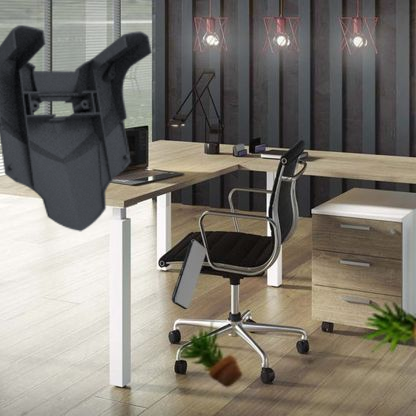
#> input picture Tarea8 - Segmentacion/imagen.png, 416 x 416 px, found by its file name
$ jupyter execute --allow-errors Tarea8.ipynb
#> lines starting #> are read from the running program, lines starting #| are printed output that depends on the picture; after the words box and inside, x2 and y2 are one past the last pixel; in counts of white or black regions, pixels touching at a corner belong together
# **TAREA 8 - VISIÓN DE MÁQUINA**

**Universidad Nacional de Colombia** <br>
**Maestría en Ingeniería - Automatización industrial**

Juan Sebastián Hernandez Reyes; Julián Felipe Molina Grisales

[cell 1]
from google.colab import drive
drive.mount('/content/drive')

[cell 2]
import matplotlib.pyplot as plt
import numpy as np

import cv2

from skimage.filters import threshold_multiotsu

[cell 3]
dir = '/content/drive/MyDrive/Colab Notebooks/Vision_Maquina/Tarea8 - Segmentacion/imagen.png'

img1 = cv2.imread(dir,0)
#> img1: shape (416, 416); min 0, max 254, mean 120.5

img1_C = cv2.cvtColor(cv2.imread(dir,1),cv2.COLOR_BGR2RGB)

fig, (ax1, ax2) = plt.subplots(1, 2,figsize=[20,10])
ax1.imshow(img1, cmap=plt.cm.gray),
ax1.set_title('Imagen 1')
ax2.imshow(img1_C, cmap=plt.cm.gray),
ax2.set_title('Imagen 1 - Color')
plt.show()

## 1. Implementar el algoritmo de umbralización multinivel de Otsu

---

---

[cell 4]
# Applying multi-Otsu threshold for the default value, generating
# three classes.
thresholds = threshold_multiotsu(img1)
#> thresholds = [98, 178]

# Using the threshold values, we generate the three regions.
regions = np.digitize(img1, bins=thresholds)
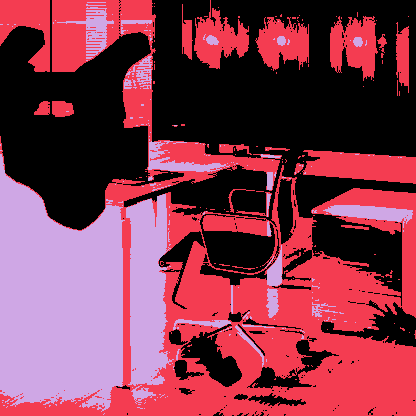
#> regions: shape (416, 416) int64; 3 distinct labels, from 0 to 2; one colour per label, 0 black

[cell 5]
fig, ax = plt.subplots(nrows=1, ncols=3, figsize=(20, 7))

# Plotting the original image.
ax[0].imshow(img1, cmap='gray')
ax[0].set_title('Original')
ax[0].axis('off')

# Plotting the histogram and the two thresholds obtained from
# multi-Otsu.
ravel = img1.ravel()
ax[1].hist(ravel, bins=255)
ax[1].set_title('Histogram')
for thresh in thresholds:
    ax[1].axvline(thresh, color='r')
#> this loop made 2 passes
#> thresh on passes 1 to 2: 98, 178

# Plotting the Multi Otsu result.
ax[2].imshow(regions, cmap='gray_r')
ax[2].set_title('Multi-Otsu result')
ax[2].axis('off')

plt.subplots_adjust()

plt.show()
#> figure, not shown here; panel 2: tallest bar 1878 high, from x = 69.73 to 70.72

## 2. Estudiar las técnicas de segmentación vistas hasta ahora al ser usadas en imágenes de su proyecto.
---

---

### Segmentación basada en umbrales

#### Umbralización

[cell 6]
# Imagenes gausianas
gray1 = cv2.GaussianBlur(img1, (7, 7), 3)

# Umbralización
t, dst1 = cv2.threshold(gray1, 0, 255, cv2.THRESH_BINARY | cv2.THRESH_TRIANGLE)
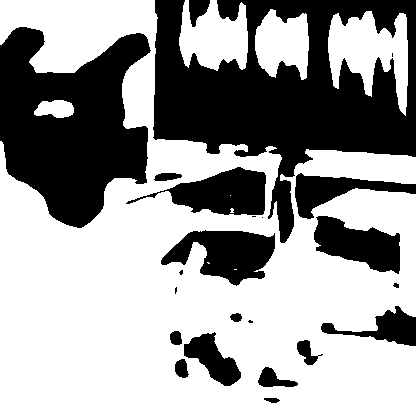
#> dst1: shape (416, 416); 61.8% white; 23 black regions (6 under 20 px), largest, box (x1, y1, x2, y2) and area: (153, 0, 416, 243) 29463, (0, 27, 151, 228) 19445, (161, 230, 275, 286) 3725
#> t = 88

fig, (ax1, ax2) = plt.subplots(1, 2,figsize=[20,10])
ax1.imshow(img1, cmap=plt.cm.gray)
ax1.set_title('Imagen 1')

ax2.imshow(dst1, cmap=plt.cm.gray)
ax2.set_title('Imagen 1 umbralizada')
plt.show()

#### Umbralización adaptativa

[cell 7]
# Imagenes gausianas
gray1 = cv2.medianBlur(img1, 5)

# Umbralización adaptativa
dst1 = cv2.adaptiveThreshold(gray1, 255, cv2.ADAPTIVE_THRESH_GAUSSIAN_C, cv2.THRESH_BINARY, 121, 20)
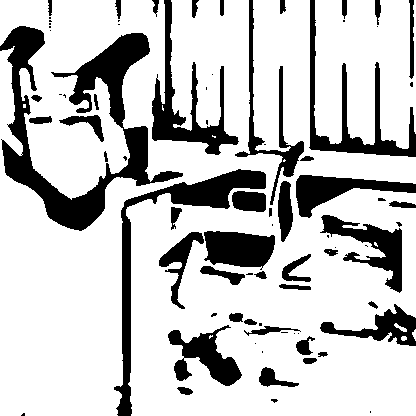
#> dst1: shape (416, 416); 77.5% white; 79 black regions (33 under 20 px)

fig, (ax1, ax2) = plt.subplots(1, 2,figsize=[20,10])
ax1.imshow(img1, cmap=plt.cm.gray)
ax1.set_title('Imagen 1')

ax2.imshow(dst1, cmap=plt.cm.gray)
ax2.set_title('Imagen 1 umbralizada')
plt.show()

### Segmentación basada en regiones

#### Contornos

[cell 8]
gray1 = cv2.GaussianBlur(img1, (7, 7), 3)

t, dst1 = cv2.threshold(gray1, 0, 255, cv2.THRESH_BINARY | cv2.THRESH_TRIANGLE)

# Contornos
contours, hierarchy = cv2.findContours(dst1, cv2.RETR_TREE, cv2.CHAIN_APPROX_NONE)
#> contours = 28 contours, 10 with area under 20; largest, box (x1, y1, x2, y2) and area: (0, 0, 416, 416) 107408, (328, 11, 408, 116) 4310, (160, 229, 276, 287) 3896, (125, 166, 267, 216) 3622, (179, 0, 248, 71) 3262

image = cv2.drawContours(img1, contours, -1, (0, 255, 0), 2, cv2.LINE_AA)

fig, ax = plt.subplots(figsize=(20, 7))
plt.imshow(image, cmap=plt.cm.gray)
plt.title('Imagen 1')
plt.show()

### Canny

[cell 9]
gray1 = img1
edged1 = cv2.Canny(gray1, 50, 150, apertureSize = 3)
#> edged1: shape (416, 416); 12% white in thin lines or dots

plt.subplot(221),plt.imshow(image, cmap=plt.cm.gray), plt.title('Imagen con contornos')
plt.subplot(222), plt.imshow(img1_C, cmap=plt.cm.gray), plt.title('Imagen original')
plt.subplot(223), plt.imshow(gray1, cmap=plt.cm.gray), plt.title('Imagen en escala de grises')
plt.subplot(224), plt.imshow(edged1, cmap=plt.cm.gray), plt.title('Imagen filtrada')


# Adjust the subplot layout, because the logit one may take more space
# than usual, due to labels
plt.subplots_adjust(top=1.1, bottom=-2.5, left=-0.5, right=1.5, hspace=0.25, wspace=0.25)

plt.show()

Para imagenes con líneas de poca longitud, no se logra el efecto deseado, esto se debe principalmente a la imagen obtenida con el filtro de Canny, la cual no es muy clara, ya que se ha perdido información.

### Watershed

[cell 10]
img1 = cv2.imread(dir,0)
gray1 = img1
ret, thresh = cv2.threshold(img1,0,255,cv2.THRESH_BINARY_INV+cv2.THRESH_OTSU)
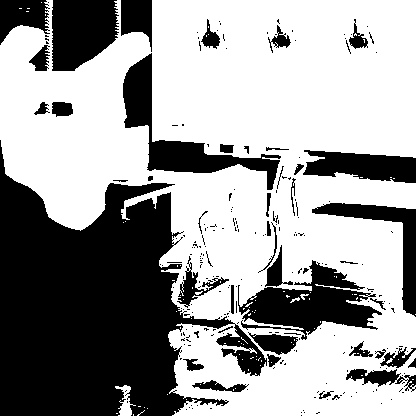
#> thresh: shape (416, 416); 61.5% white; 239 black regions (195 under 20 px), largest, box (x1, y1, x2, y2) and area: (0, 140, 267, 416) 38962, (238, 260, 382, 340) 5241, (123, 53, 281, 190) 4605
#> ret = 133

# Eliminación del ruido
kernel = np.ones((3,3),np.uint8)
opening = cv2.morphologyEx(thresh,cv2.MORPH_OPEN,kernel, iterations = 2)
#> opening: shape (416, 416); 58.5% white; 54 black regions (39 under 20 px), largest, box (x1, y1, x2, y2) and area: (0, 0, 416, 416) 65203, (312, 201, 416, 317) 2511, (346, 341, 416, 393) 1828

# Encuentra el área del fondo
sure_bg = cv2.dilate(opening,kernel,iterations=3)
#> sure_bg: shape (416, 416); 67.2% white; 24 black regions (10 under 20 px), largest, box (x1, y1, x2, y2) and area: (0, 162, 219, 416) 36038, (207, 248, 373, 373) 6701, (0, 0, 149, 68) 6233

# Encuentra el área del primer
dist_transform = cv2.distanceTransform(opening,cv2.DIST_L2,3)
ret, sure_fg = cv2.threshold(dist_transform,0.1*dist_transform.max(),255,0)
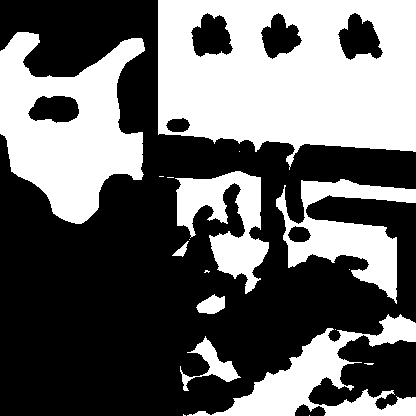
#> sure_fg: shape (416, 416) float32; 40.8% white; 18 white regions (10 under 20 px), largest, box (x1, y1, x2, y2) and area: (158, 0, 416, 170) 33177, (0, 32, 145, 224) 16277, (187, 314, 416, 416) 7457
#> ret = 5.83

# Encuentra la región desconocida (bordes)
sure_fg = np.uint8(sure_fg)
unknown = cv2.subtract(sure_bg,sure_fg)
#> unknown: shape (416, 416); 26.5% white; 11 white regions, largest, box (x1, y1, x2, y2) and area: (0, 0, 416, 416) 36270, (308, 335, 416, 410) 4029, (338, 13, 383, 60) 1210

# Etiquetado
ret, markers = cv2.connectedComponents(sure_fg)
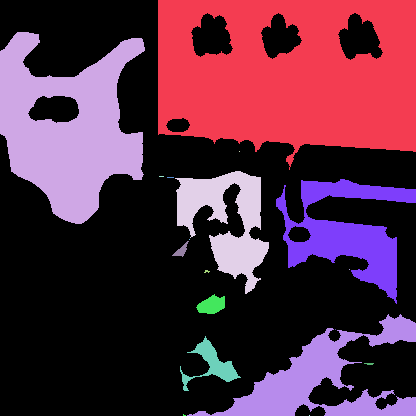
#> markers: shape (416, 416) int32; 19 distinct labels, from 0 to 18; one colour per label, 0 black
#> ret = 19

# Adiciona 1 a todas las etiquetas para asegurra que el fondo sea 1 en lugar de cero
markers = markers+1
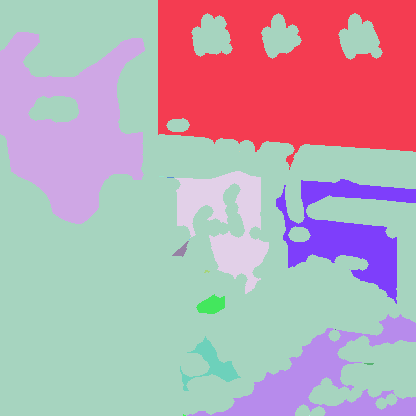
#> markers: shape (416, 416) int32; 19 distinct labels, from 1 to 19; one colour per label, 0 black

# Ahora se marca la región desconocida con ceros
markers[unknown==255] = 0
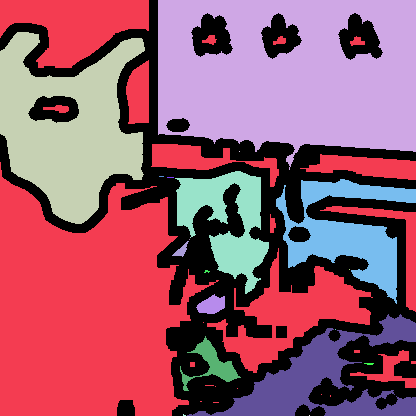
#> markers: shape (416, 416) int32; 20 distinct labels, from 0 to 19; one colour per label, 0 black

# Watershed
markers = cv2.watershed(img1_C,markers)
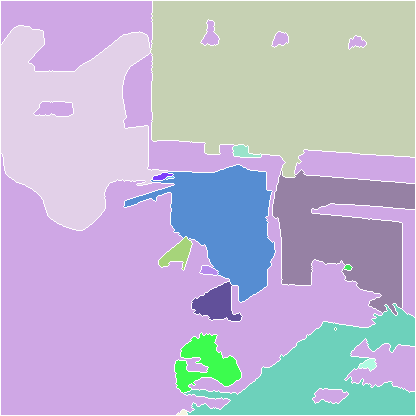
#> markers: shape (416, 416) int32; 19 distinct labels, from -1 to 18; one colour per label, 0 black, -1 white
img1_C[markers == -1] = [255,0,0]
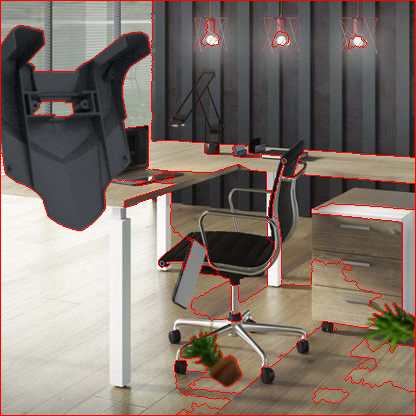
#> img1_C: shape (416, 416, 3); mean R, G, B 129.3, 116.6, 108.3

plt.subplot(221), plt.imshow(img1_C), plt.title('Imagen original')
plt.subplot(222), plt.imshow(gray1, cmap=plt.cm.gray), plt.title('Imagen en escala de grises')
plt.subplot(223), plt.imshow(thresh, cmap=plt.cm.gray), plt.title('Imagen umbralizada')
plt.subplot(224), plt.imshow(markers, cmap=plt.cm.gray), plt.title('Resultado final')

# Adjust the subplot layout, because the logit one may take more space
# than usual, due to labels
plt.subplots_adjust(top=1.1, bottom=-2.5, left=-0.5, right=1.5, hspace=0.25, wspace=0.25)

plt.show()
